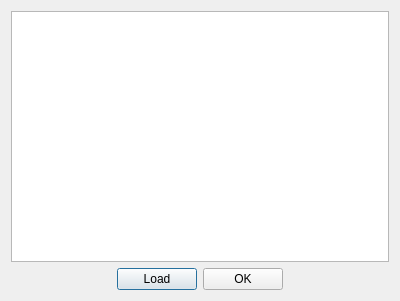
<?xml version="1.0" encoding="UTF-8"?>
<ui version="4.0">
 <class>soundsPane</class>
 <widget class="QDialog" name="soundsPane">
  <property name="geometry">
   <rect>
    <x>0</x>
    <y>0</y>
    <width>400</width>
    <height>301</height>
   </rect>
  </property>
  <property name="windowTitle">
   <string>Sounds Pane</string>
  </property>
  <property name="windowIcon">
   <iconset>
    <normaloff>../icons/ve_icon16x16.xpm</normaloff>../icons/ve_icon16x16.xpm</iconset>
  </property>
  <layout class="QVBoxLayout" name="verticalLayout">
   <item>
    <widget class="QListWidget" name="soundsList"/>
   </item>
   <item>
    <layout class="QHBoxLayout" name="horizontalLayout">
     <item>
      <spacer name="horizontalSpacer">
       <property name="orientation">
        <enum>Qt::Horizontal</enum>
       </property>
       <property name="sizeHint" stdset="0">
        <size>
         <width>66</width>
         <height>20</height>
        </size>
       </property>
      </spacer>
     </item>
     <item>
      <widget class="QPushButton" name="loadButton">
       <property name="text">
        <string>Load</string>
       </property>
      </widget>
     </item>
     <item>
      <widget class="QPushButton" name="okButton">
       <property name="text">
        <string>OK</string>
       </property>
      </widget>
     </item>
     <item>
      <spacer name="horizontalSpacer_2">
       <property name="orientation">
        <enum>Qt::Horizontal</enum>
       </property>
       <property name="sizeHint" stdset="0">
        <size>
         <width>66</width>
         <height>20</height>
        </size>
       </property>
      </spacer>
     </item>
    </layout>
   </item>
  </layout>
 </widget>
 <tabstops>
  <tabstop>soundsList</tabstop>
  <tabstop>loadButton</tabstop>
  <tabstop>okButton</tabstop>
 </tabstops>
 <resources/>
 <connections>
  <connection>
   <sender>okButton</sender>
   <signal>clicked()</signal>
   <receiver>soundsPane</receiver>
   <slot>close()</slot>
   <hints>
    <hint type="sourcelabel">
     <x>220</x>
     <y>284</y>
    </hint>
    <hint type="destinationlabel">
     <x>233</x>
     <y>297</y>
    </hint>
   </hints>
  </connection>
 </connections>
</ui>
